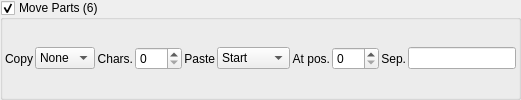
               <widget class="QGroupBox" name="g_move_group">
                <property name="title">
                 <string>Move Parts (6)</string>
                </property>
                <property name="checkable">
                 <bool>true</bool>
                </property>
                <layout class="QGridLayout" name="gridLayout_9">
                 <property name="leftMargin">
                  <number>2</number>
                 </property>
                 <property name="topMargin">
                  <number>2</number>
                 </property>
                 <property name="rightMargin">
                  <number>2</number>
                 </property>
                 <property name="bottomMargin">
                  <number>2</number>
                 </property>
                 <property name="spacing">
                  <number>2</number>
                 </property>
                 <item row="0" column="0">
                  <widget class="QLabel" name="move_copy_label">
                   <property name="text">
                    <string>Copy</string>
                   </property>
                   <property name="alignment">
                    <set>Qt::AlignRight|Qt::AlignTrailing|Qt::AlignVCenter</set>
                   </property>
                  </widget>
                 </item>
                 <item row="0" column="1">
                  <widget class="QComboBox" name="move_copy_combobox">
                   <property name="sizePolicy">
                    <sizepolicy hsizetype="MinimumExpanding" vsizetype="Fixed">
                     <horstretch>0</horstretch>
                     <verstretch>0</verstretch>
                    </sizepolicy>
                   </property>
                   <item>
                    <property name="text">
                     <string>None</string>
                    </property>
                   </item>
                   <item>
                    <property name="text">
                     <string>Start</string>
                    </property>
                   </item>
                   <item>
                    <property name="text">
                     <string>End</string>
                    </property>
                   </item>
                  </widget>
                 </item>
                 <item row="0" column="2">
                  <widget class="QLabel" name="move_chars_label">
                   <property name="text">
                    <string>Chars.</string>
                   </property>
                   <property name="alignment">
                    <set>Qt::AlignRight|Qt::AlignTrailing|Qt::AlignVCenter</set>
                   </property>
                  </widget>
                 </item>
                 <item row="0" column="3">
                  <widget class="QSpinBox" name="move_chars_spinbox">
                   <property name="maximum">
                    <number>256</number>
                   </property>
                  </widget>
                 </item>
                 <item row="0" column="4">
                  <widget class="QLabel" name="move_paste_label">
                   <property name="text">
                    <string>Paste</string>
                   </property>
                   <property name="alignment">
                    <set>Qt::AlignRight|Qt::AlignTrailing|Qt::AlignVCenter</set>
                   </property>
                  </widget>
                 </item>
                 <item row="0" column="5">
                  <widget class="QComboBox" name="move_paste_combobox">
                   <property name="sizePolicy">
                    <sizepolicy hsizetype="MinimumExpanding" vsizetype="Fixed">
                     <horstretch>0</horstretch>
                     <verstretch>0</verstretch>
                    </sizepolicy>
                   </property>
                   <item>
                    <property name="text">
                     <string>Start</string>
                    </property>
                   </item>
                   <item>
                    <property name="text">
                     <string>End</string>
                    </property>
                   </item>
                   <item>
                    <property name="text">
                     <string>Position</string>
                    </property>
                   </item>
                  </widget>
                 </item>
                 <item row="0" column="6">
                  <widget class="QLabel" name="move_paste_at_pos_label">
                   <property name="text">
                    <string>At pos.</string>
                   </property>
                   <property name="alignment">
                    <set>Qt::AlignRight|Qt::AlignTrailing|Qt::AlignVCenter</set>
                   </property>
                  </widget>
                 </item>
                 <item row="0" column="7">
                  <widget class="QSpinBox" name="move_paste_at_pos_spinbox">
                   <property name="sizePolicy">
                    <sizepolicy hsizetype="Maximum" vsizetype="Fixed">
                     <horstretch>0</horstretch>
                     <verstretch>0</verstretch>
                    </sizepolicy>
                   </property>
                   <property name="maximum">
                    <number>256</number>
                   </property>
                  </widget>
                 </item>
                 <item row="0" column="8">
                  <widget class="QLabel" name="move_sep_label">
                   <property name="text">
                    <string>Sep.</string>
                   </property>
                   <property name="alignment">
                    <set>Qt::AlignRight|Qt::AlignTrailing|Qt::AlignVCenter</set>
                   </property>
                  </widget>
                 </item>
                 <item row="0" column="9">
                  <widget class="QLineEdit" name="move_sep_entry">
                   <property name="sizePolicy">
                    <sizepolicy hsizetype="Preferred" vsizetype="Fixed">
                     <horstretch>0</horstretch>
                     <verstretch>0</verstretch>
                    </sizepolicy>
                   </property>
                   <property name="minimumSize">
                    <size>
                     <width>30</width>
                     <height>0</height>
                    </size>
                   </property>
                  </widget>
                 </item>
                </layout>
               </widget>
